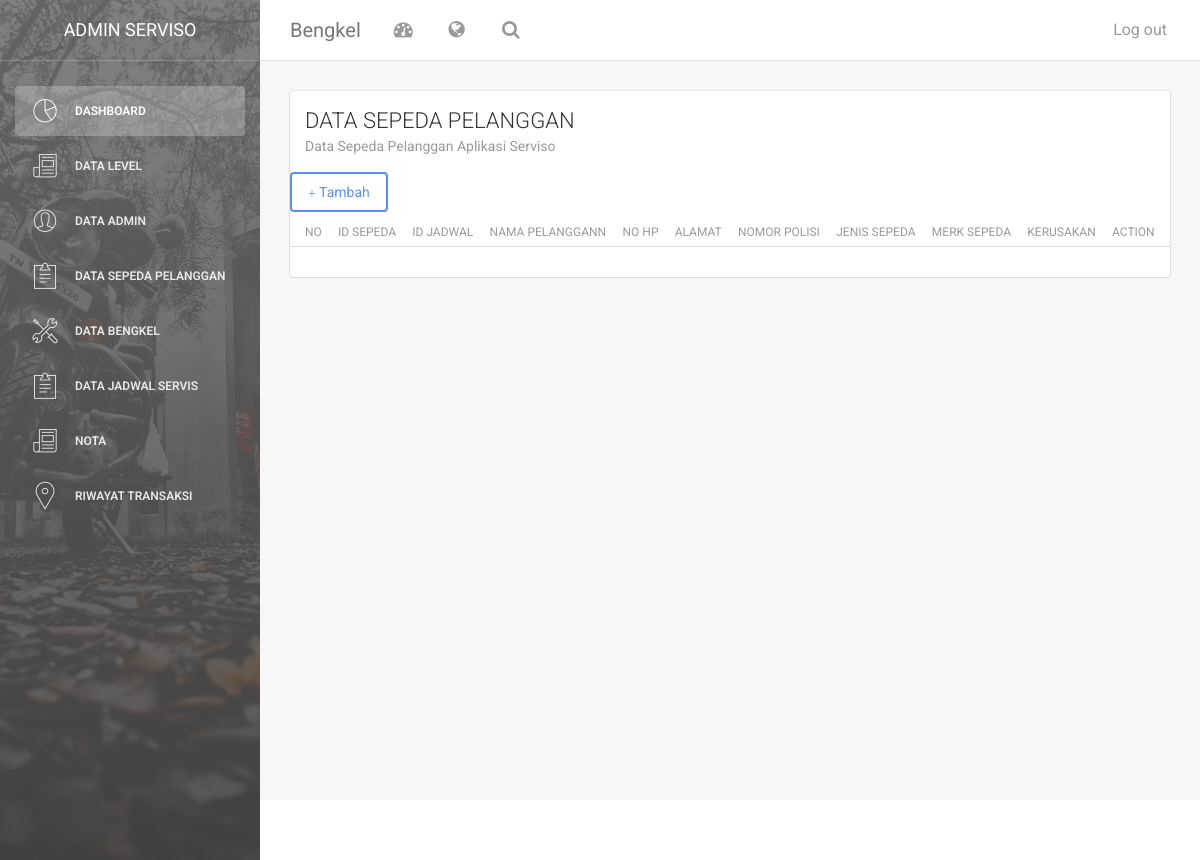
/index.php/sepeda, run on an earlier commit of the app's database.
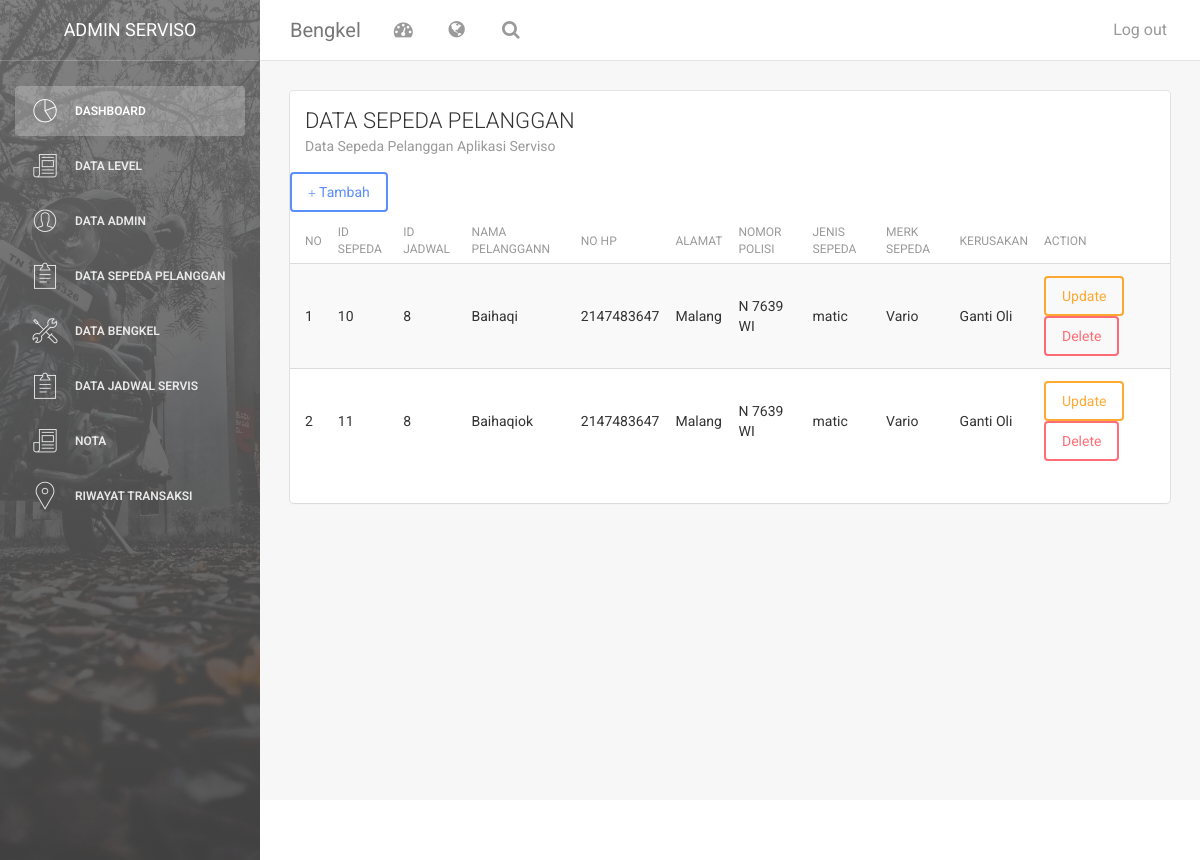
And on a later commit of the database.
### tables this page shows
CREATE TABLE `unit_sepeda` (
  `id_unit_sepeda` int(50) NOT NULL,
  `nama_pelanggan` varchar(100) NOT NULL,
  `no_polisi` varchar(225) NOT NULL,
  `jenis_sepeda` varchar(225) NOT NULL,
  `merk_sepeda` varchar(225) NOT NULL,
  `kerusakan` text NOT NULL,
  `no_hp` int(15) NOT NULL,
  `alamat` text NOT NULL,
  `id_jadwal` int(50) NOT NULL,
  `id_bengkel` int(50) NOT NULL
);

CREATE TABLE `jadwal` (
  `id_jadwal` int(50) NOT NULL,
  `jadwal_mulai` time NOT NULL,
  `jadwal_selesai` time NOT NULL,
  `id_bengkel` int(11) NOT NULL,
  `status` varchar(10) NOT NULL
);

### application/controllers/sepeda.php (called while the page is built, shortened)
<?php
class sepeda extends CI_Controller {
        public function __construct()
        {
          $this->load->model('sepeda_m');
          $this->load->library('form_validation');
      }
	public function index()
	{
        $data['konten']="sepeda_v";
        $this->load->model('jadwal_m', 'jadwal');
        $data['data_jadwal']=$this->jadwal->get_jadwal();
        $this->load->model('jadwal_m');
        $data['arr']=$this->sepeda_m->get_sepeda();
        $this->load->view('dashboard',$data, FALSE);
        }
    }

### index.php (called while the page is built, shortened)
<?php
require_once BASEPATH.'core/CodeIgniter.php';

### application/models/sepeda_m.php (called while the page is built, shortened)
<?php
class sepeda_m extends CI_Model {
	public function get_sepeda()
	{
     $arr= $this->db->join('jadwal','jadwal.id_jadwal=unit_sepeda.id_jadwal')
     ->get('unit_sepeda')->result();
	   return $arr;
    }
}

### application/views/sepeda_v.php (the view, shortened to what this page needs)
<div class="content">
            <div class="container-fluid">
                <div class="row">
                    <div class="col-md-12">
                        <div class="card">
                            <div class="header">
                            <h4 class="title">DATA SEPEDA PELANGGAN</h4>
                                <p class="category">Data Sepeda Pelanggan Aplikasi Serviso</p>
                            </div>
                            <div class="content table-responsive table-full-width">
                                <table class="table table-hover table-striped">
                                <a href="#tambah" class="btn btn-primary" data-toggle="modal"><span class="glyphicon glyphicon-plus"></span> Tambah</a>
                                    <thead>
                                        <th>NO</th>
                                        <th>ID SEPEDA</th>
                                        <th>ID JADWAL</th>
                                        <th>NAMA PELANGGANN</th>
                                        <th>NO HP</th>
                                        <th>ALAMAT</th>
                                        <th>NOMOR POLISI</th>
                                        <th>JENIS SEPEDA</th>
                                        <th>MERK SEPEDA</th>
                                        <th>KERUSAKAN</th>
                                        <th>ACTION</th>
                                    </thead>
                                    <?php
                                     $no=0;
                                 foreach ($arr as $dt_sepeda) {
                                    $no++;
                                        echo '<tr>
                                <td>'.$no.'</td>
                                <td>'.$dt_sepeda->id_unit_sepeda.'</td>
                                <td>'.$dt_sepeda->id_jadwal.'</td>
                                <td>'.$dt_sepeda->nama_pelanggan.'</td>
                                <td>'.$dt_sepeda->no_hp.'</td>
                                <td>'.$dt_sepeda->alamat.'</td>
                                <td>'.$dt_sepeda->no_polisi.'</td>
                                <td>'.$dt_sepeda->jenis_sepeda.'</td>
                                <td>'.$dt_sepeda->merk_sepeda.'</td>
                                <td>'.$dt_sepeda->kerusakan.'</td>
                                <td><a href="#update_sepeda" class="btn btn-warning" data-toggle="modal" onclick="tm_detail('.$dt_sepeda->id_unit_sepeda.')">Update</a>
                                <a href="'.base_url('index.php/sepeda/hapus_sepeda/'.$dt_sepeda->id_unit_sepeda).'" onclick="return confirm(\'anda yakin?\')" class="btn btn-danger">Delete</a></td>
                             </tr>';
                                }
                                ?>
                                </table>
    </div>
  </div>
</div>
                            </div>
                        </div>
                    </div>
                </div>
            </div>
        <footer class="footer">
            <div class="container-fluid">
                <nav class="pull-left">
                    <ul>
                        <li>
                            <a href="#">
                            </a>
                        </li>
                        <li>
                            <a href="#">
                            </a>
                        </li>
                        <li>
                            <a href="#">
                            </a>
                        </li>
                    </ul>
                </nav>
            </div>
        </footer>

### application/views/dashboard.php (shortened to what this page needs)
<!doctype html>
<html lang="en">
<head>
    <link href="<?php echo base_url(); ?>assets/css/bootstrap.min.css" rel="stylesheet" />
    <link href="<?php echo base_url(); ?>assets/css/animate.min.css" rel="stylesheet"/>
    <link href="<?php echo base_url(); ?>assets/css/light-bootstrap-dashboard.css?v=1.4.0" rel="stylesheet"/>
    <link href="<?php echo base_url(); ?>assets/css/demo.css" rel="stylesheet" />
    <link href="http://maxcdn.bootstrapcdn.com/font-awesome/4.2.0/css/font-awesome.min.css" rel="stylesheet">
    <link href="<?php echo base_url(); ?>assets/css/pe-icon-7-stroke.css" rel="stylesheet" />
</head>
<body>
<div class="wrapper">
    <div class="sidebar" data-color="white" data-image="<?php echo base_url(); ?>/assets/img/1.jpeg">
    	<div class="sidebar-wrapper">
            <div class="logo">
                <a href="http://www.creative-tim.com" class="simple-text">
                    ADMIN SERVISO
                </a>
            </div>
            <ul class="nav">
                <li class="active">
                <a href="<?php echo base_url('index.php/home_user')?>">
                        <i class="pe-7s-graph"></i>
                        <p>Dashboard</p>
                    </a>
                </li>
                <li>
                    <a href="<?php echo base_url('index.php/level')?>">
                        <i class="pe-7s-news-paper"></i>
                        <p>Data Level</p>
                    </a>
                </li>
                <li>
                    <a href="<?php echo base_url('index.php/admin')?>">
                        <i class="pe-7s-user"></i>
                        <p>DATA ADMIN</p>
                    </a>
                </li>
                <li>
                <a href="<?php echo base_url('index.php/sepeda')?>">
                        <i class="pe-7s-note2"></i>
                        <p>Data Sepeda Pelanggan</p>
                    </a>
                </li>
                <li>
                <a href="<?php echo base_url('index.php/bengkel')?>">
                <i class="pe-7s-tools"></i>
                <p>Data Bengkel</p>
                </a>
                </li>
                <li>
                <a href="<?php echo base_url('index.php/jadwal')?>">
                        <i class="pe-7s-note2"></i>
                        <p>Data Jadwal Servis</p>
                    </a>
                </li>
                <li>
                <li>
                <a href="<?php echo base_url('index.php/Nota')?>">
                <i class="pe-7s-news-paper"></i>
                <p>Nota</p>
                </a>
                </li>
                <li>
                    <a href="<?php echo base_url('index.php/Riwayat_transaksi')?>">
                        <i class="pe-7s-map-marker"></i>
                        <p>Riwayat Transaksi</p>
                    </a>
                </li>
            </ul>
    	</div>
    </div>
    <div class="main-panel">
        <nav class="navbar navbar-default navbar-fixed">
            <div class="container-fluid">
                <div class="navbar-header">
                    <a class="navbar-brand" href="#">Bengkel</a>
                </div>
                <div class="collapse navbar-collapse">
                    <ul class="nav navbar-nav navbar-left">
                        <li>
                            <a href="#" class="dropdown-toggle" data-toggle="dropdown">
                                <i class="fa fa-dashboard"></i>
                            </a>
                        </li>
                        <li class="dropdown">
                              <a href="#" class="dropdown-toggle" data-toggle="dropdown">
                                    <i class="fa fa-globe"></i>
                              </a>
                        </li>
                        <li>
                           <a href="">
                                <i class="fa fa-search"></i>
                            </a>
                        </li>
                    </ul>
                    <ul class="nav navbar-nav navbar-right">
                        <li>
                            <a href="<?php echo base_url('index.php/Login/logout') ?>">
                                <p>Log out</p>
                            </a>
                        </li>
                    </ul>
                </div>
            </div>
        </nav>
        <?php
				$this->load->view($konten);
            ?>
</body>
</html>

What changed in the data, as far as the page shows it:
added unit_sepeda: id_unit_sepeda "10", id_jadwal.id_jadwal "8", nama_pelanggan "Baihaqi", no_hp "2147483647", alamat "Malang", no_polisi "N 7639 WI", jenis_sepeda "matic", merk_sepeda "Vario", kerusakan "Ganti Oli"
added unit_sepeda: id_unit_sepeda "11", id_jadwal.id_jadwal "8", nama_pelanggan "Baihaqiok", no_hp "2147483647", alamat "Malang", no_polisi "N 7639 WI", jenis_sepeda "matic", merk_sepeda "Vario", kerusakan "Ganti Oli"
